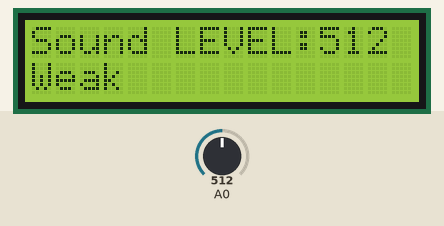
Recording of a sketch running on a simulated Arduino Uno, built with avr-gcc and run on an emulated ATmega328P. Shown: 16×2 character LCD. The inputs (shaded band) are chosen by the test bench; at power-on: A0 = 512.

Above: at 1.7 s.
1.8 s: A0 set to 591
At 2.6 s:
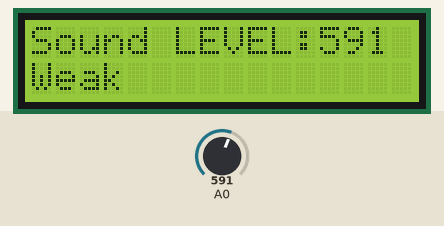
3.6 s: A0 set to 617
At 4.9 s:
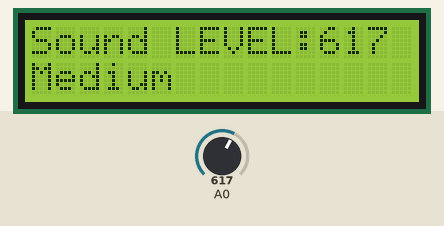
5.2 s: A0 set to 686
At 6.5 s:
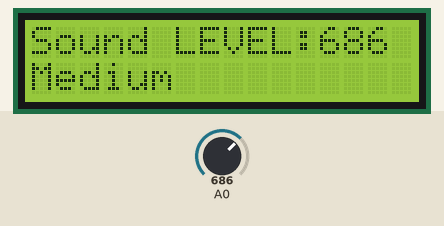
6.8 s: A0 set to 715
At 7.9 s:
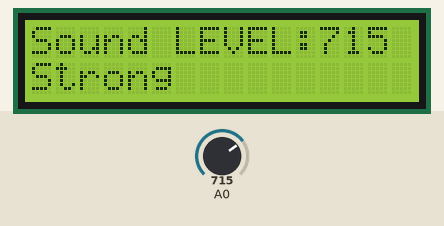
Timing chart, 0 to 9.3 s (numbered marks = the images above; inputs shaded):
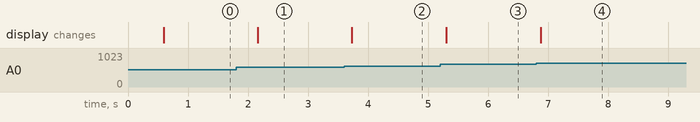

Measured:
- the behaviour switches between 600 and 601 on A0 (found by bisection; images 1 and 2)
- the behaviour switches between 700 and 701 on A0 (found by bisection; images 3 and 4)
- after the input at 1.8 s, the display: changes after 0.36 s (image 1)
- after the input at 3.6 s, the display: changes after 0.13 s (image 2)
- after the input at 5.2 s, the display: changes after 0.10 s (image 3)
- after the input at 6.8 s, the display: changes after 0.08 s (image 4)

The sketch:

soundsensorledwdata.ino
```cpp
#include "Wire.h"
#include "LiquidCrystal_PCF8574.h"
#include "LiquidCrystal_I2C.h"
LiquidCrystal_I2C lcd(0x27,2,1,0,4,5,6,7,3,POSITIVE);

LiquidCrystal_PCF8574 LCDi2C;

int soundSensor=2;
int level = analogRead(A0);

void setup () {
  lcd.begin(16,2);
  lcd.clear();
  lcd.print("Starting");
  delay(500);
  Serial.begin(9600);
  pinMode(soundSensor,INPUT);
  pinMode(level, OUTPUT);
}

void loop() {
  int soundSensor=2;
  int level = analogRead(A0);
 lcd.clear();
 lcd.setCursor(0, 0);
 lcd.print("Sound LEVEL:");
 lcd.print(level);
 lcd.setCursor(0, 1);

 if ((level >= 0) && (level <= 600))
 {
  lcd.print("Weak");
 }
 else if ((level > 600) && (level <= 700))
 {
  lcd.print("Medium");
 }
 else
 {
  lcd.print("Strong");
 }
 delay(500);
}
```
